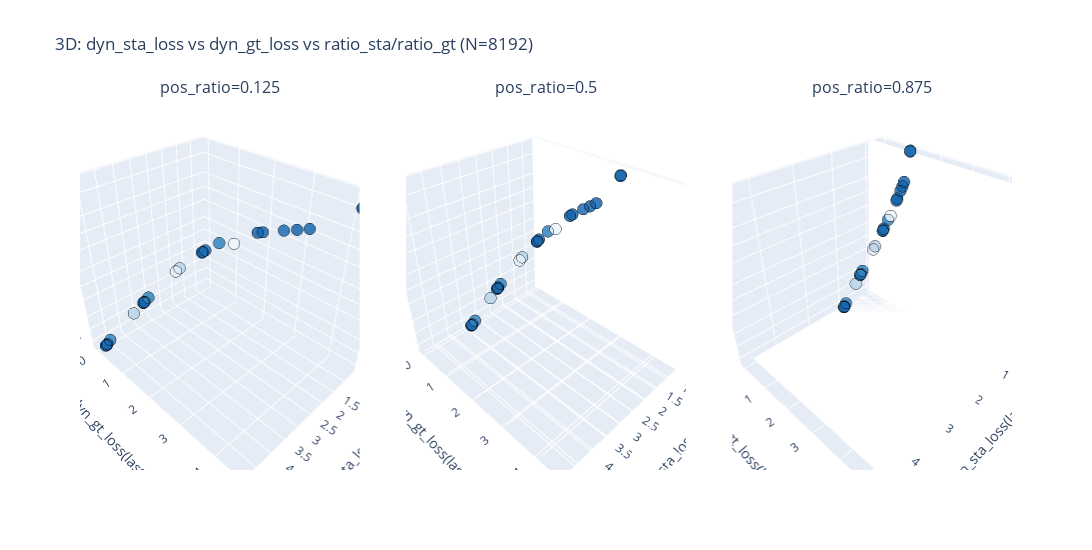

This figure's notebook cell:
### Code cell
import plotly.graph_objects as go
import numpy as np

# ------------------------------------------------------------
# 配置：指定 N
# ------------------------------------------------------------
target_N = 8192
pos_list = ["0.125", "0.5", "0.875"]

# ------------------------------------------------------------
# 收集数据：key = pos_ratio → list of points
# 每个点包含：x_last, y_last, z_value
# ------------------------------------------------------------
plot_data = {p: [] for p in pos_list}

for item in logs:
    if item["N"] != target_N:
        continue
    if item["pos_ratio"] not in pos_list:
        continue

    # 需要存在 loss 序列
    if len(item["dyn_sta"]) == 0 or len(item["dyn_gt"]) == 0:
        continue

    sta_last = item["dyn_sta"][-1]
    gt_last  = item["dyn_gt"][-1]
    dyn_last = item["dyn_dyn"][-1]

    r_dyn = float(item["ratio_dyn"])
    r_sta = float(item["ratio_sta"])
    r_gt  = 1.0 - r_dyn - r_sta
    
    # print(r_dyn, r_sta, r_gt)

    # 避免 ratio_gt=0 导致除以 0
    if r_gt <= 1e-2:
        continue
    if r_sta <= 1e-2:
        continue

    z_val = r_sta / r_gt

    plot_data[item["pos_ratio"]].append({
        "x": sta_last,
        "y": gt_last,
        "z": z_val,
        "ratio_dyn": r_dyn,
        "ratio_sta": r_sta,
        "ratio_gt": r_gt
    })

# ------------------------------------------------------------
# 统一 x/y/z 范围
# ------------------------------------------------------------
all_x = []
all_y = []
all_z = []
for p in pos_list:
    for d in plot_data[p]:
        all_x.append(d["x"])
        all_y.append(d["y"])
        all_z.append(d["z"])

x_min, x_max = min(all_x), max(all_x)
y_min, y_max = min(all_y), max(all_y)
z_min, z_max = min(all_z), max(all_z)
print("Z range:", z_min, z_max)

# 给一点 padding
pad_x = (x_max - x_min) * 0.05
pad_y = (y_max - y_min) * 0.05
pad_z = (z_max - z_min) * 0.05

x_min -= pad_x; x_max += pad_x
y_min -= pad_y; y_max += pad_y
z_min -= pad_z; z_max += pad_z

# ------------------------------------------------------------
# 创建 Plotly subplot（3 行 1 列，3D）
# ------------------------------------------------------------
from plotly.subplots import make_subplots
fig = make_subplots(
    rows=1, cols=3,
    specs=[[{"type": "scene"}, {"type": "scene"}, {"type": "scene"}]],
    horizontal_spacing=0.05,
    subplot_titles=[f"pos_ratio={p}" for p in pos_list]
)

# colormap
cmap = plt.get_cmap("Blues_r")

# ------------------------------------------------------------
# 绘制 3D scatter
# ------------------------------------------------------------
for idx, pos in enumerate(pos_list, start=1):
    data = plot_data[pos]
    if len(data) == 0:
        continue

    xs = np.array([d["x"] for d in data])
    ys = np.array([d["y"] for d in data])
    zs = np.array([d["z"] for d in data])
    cds = np.array([d["ratio_dyn"] for d in data])  # 用 ratio_dyn 当颜色源（可换成 ratio_sta 或 ratio_gt）

    # 颜色映射：ratio_dyn 越大越深
    norm = (cds - cds.min()) / (cds.max() - cds.min() + 1e-12)
    colors = [f"rgb({r*255},{g*255},{b*255})" for (r,g,b,_) in cmap(0.2 + 0.75*norm)]

    fig.add_trace(
        go.Scatter3d(
            x=xs, y=ys, z=zs,
            mode="markers",
            marker=dict(
                size=4,
                color=colors,
                opacity=0.85,
                line=dict(width=1, color="black")
            ),
            text=[
                f"dyn={d['ratio_dyn']:.3f}<br>"
                f"sta={d['ratio_sta']:.3f}<br>"
                f"gt={d['ratio_gt']:.3f}<br>"
                f"z=sta/gt={d['z']:.3f}"
                for d in data
            ],
            hovertemplate="dyn_sta_last=%{x:.3f}<br>dyn_gt_last=%{y:.3f}<br>z=%{z:.3f}<extra></extra>"
        ),
        row=1, col=idx
    )

    # 设置坐标范围
    fig.update_scenes(
        xaxis=dict(range=[x_min, x_max], title="dyn_sta_loss(last)"),
        yaxis=dict(range=[y_min, y_max], title="dyn_gt_loss(last)"),
        zaxis=dict(range=[np.log10(z_min), np.log10(z_max)], title="ratio_sta / ratio_gt", type="log"),
        row=1, col=idx
    )

# ------------------------------------------------------------
# Layout
# ------------------------------------------------------------
fig.update_layout(
    height=550,
    width=1600,
    title=f"3D: dyn_sta_loss vs dyn_gt_loss vs ratio_sta/ratio_gt (N={target_N})",
    showlegend=False
)

fig.show()

### Figure 1 — Plotly figure (JSON) as saved in the notebook; plotly's stock layout.template omitted (floating-point values rounded to 4 significant figures)
{"data": [{"hovertemplate": "dyn_sta_last=%{x:.3f}<br>dyn_gt_last=%{y:.3f}<br>z=%{z:.3f}<extra></extra>", "marker": {"color": ["rgb(183.88235294117646,212.99999999999997,234.05882352941174)", "rgb(29.27450980392157,108.23137254901961,177.27450980392157)", "rgb(183.88235294117646,212.99999999999997,234.05882352941174)", "rgb(52.92941176470589,132.9294117647059,191.26666666666665)", "rgb(24.568627450980387,102.20784313725488,172.5686274509804)", "rgb(23.000000000000004,100.2,171.00000000000003)", "rgb(23.000000000000004,100.2,171.00000000000003)", "rgb(24.568627450980387,102.20784313725488,172.5686274509804)", "rgb(24.568627450980387,102.20784313725488,172.5686274509804)", "rgb(29.27450980392157,108.23137254901961,177.27450980392157)", "rgb(23.000000000000004,100.2,171.00000000000003)", "rgb(23.000000000000004,100.2,171.00000000000003)", "rgb(52.92941176470589,132.9294117647059,191.26666666666665)", "rgb(229.7450980392157,239.95686274509802,249.478431372549)", "rgb(52.92941176470589,132.9294117647059,191.26666666666665)", "rgb(23.000000000000004,100.2,171.00000000000003)", "rgb(29.27450980392157,108.23137254901961,177.27450980392157)", "rgb(29.27450980392157,108.23137254901961,177.27450980392157)", "rgb(23.000000000000004,100.2,171.00000000000003)", "rgb(24.568627450980387,102.20784313725488,172.5686274509804)", "rgb(24.568627450980387,102.20784313725488,172.5686274509804)", "rgb(237.58823529411765,244.9764705882353,251.98823529411763)", "rgb(29.27450980392157,108.23137254901961,177.27450980392157)"], "line": {"color": "black", "width": 1}, "opacity": 0.85, "size": 4}, "mode": "markers", "scene": "scene", "text": ["dyn=0.640<br>sta=0.040<br>gt=0.320<br>z=sta/gt=0.125", "dyn=0.040<br>sta=0.040<br>gt=0.920<br>z=sta/gt=0.043", "dyn=0.640<br>sta=0.160<br>gt=0.200<br>z=sta/gt=0.800", "dyn=0.160<br>sta=0.640<br>gt=0.200<br>z=sta/gt=3.200", "dyn=0.010<br>sta=0.160<br>gt=0.830<br>z=sta/gt=0.193", "dyn=0.000<br>sta=0.900<br>gt=0.100<br>z=sta/gt=9.000", "dyn=0.000<br>sta=0.950<br>gt=0.050<br>z=sta/gt=19.000", "dyn=0.010<br>sta=0.640<br>gt=0.350<br>z=sta/gt=1.829", "dyn=0.010<br>sta=0.950<br>gt=0.040<br>z=sta/gt=23.750", "dyn=0.040<br>sta=0.160<br>gt=0.800<br>z=sta/gt=0.200", "dyn=0.000<br>sta=0.160<br>gt=0.840<br>z=sta/gt=0.190", "dyn=0.000<br>sta=0.640<br>gt=0.360<br>z=sta/gt=1.778", "dyn=0.160<br>sta=0.040<br>gt=0.800<br>z=sta/gt=0.050", "dyn=0.900<br>sta=0.040<br>gt=0.060<br>z=sta/gt=0.667", "dyn=0.160<br>sta=0.160<br>gt=0.680<br>z=sta/gt=0.235", "dyn=0.000<br>sta=0.040<br>gt=0.960<br>z=sta/gt=0.042", "dyn=0.040<br>sta=0.640<br>gt=0.320<br>z=sta/gt=2.000", "dyn=0.040<br>sta=0.900<br>gt=0.060<br>z=sta/gt=15.000", "dyn=0.000<br>sta=0.990<br>gt=0.010<br>z=sta/gt=99.000", "dyn=0.010<br>sta=0.040<br>gt=0.950<br>z=sta/gt=0.042", "dyn=0.010<br>sta=0.900<br>gt=0.090<br>z=sta/gt=10.000", "dyn=0.950<br>sta=0.040<br>gt=0.010<br>z=sta/gt=4.000", "dyn=0.040<br>sta=0.950<br>gt=0.010<br>z=sta/gt=95.000"], "type": "scatter3d", "x": [3.769, 4.679, 2.437, 1.724, 3.457, 1.484, 1.409, 1.959, 1.397, 3.431, 3.471, 1.972, 4.573, 2.509, 3.312, 4.735, 1.914, 1.427, 1.379, 4.7, 1.469, 1.647, 1.379], "y": [0.1966, 0.09081, 0.6481, 1.372, 0.2725, 2.311, 3.235, 1.03, 3.508, 0.2904, 0.2765, 1.017, 0.09792, 0.5768, 0.3175, 0.08897, 1.079, 2.938, 4.469, 0.09165, 2.438, 1.77, 4.456], "z": [0.125, 0.04348, 0.8, 3.2, 0.1928, 9.0, 19.0, 1.829, 23.75, 0.2, 0.1905, 1.778, 0.05, 0.6667, 0.2353, 0.04167, 2.0, 15.0, 99.0, 0.04211, 10.0, 4.0, 95.0]}, {"hovertemplate": "dyn_sta_last=%{x:.3f}<br>dyn_gt_last=%{y:.3f}<br>z=%{z:.3f}<extra></extra>", "marker": {"color": ["rgb(23.000000000000004,100.2,171.00000000000003)", "rgb(52.92941176470589,132.9294117647059,191.26666666666665)", "rgb(183.88235294117646,212.99999999999997,234.05882352941174)", "rgb(52.92941176470589,132.9294117647059,191.26666666666665)", "rgb(23.000000000000004,100.2,171.00000000000003)", "rgb(24.568627450980387,102.20784313725488,172.5686274509804)", "rgb(24.568627450980387,102.20784313725488,172.5686274509804)", "rgb(24.568627450980387,102.20784313725488,172.5686274509804)", "rgb(29.27450980392157,108.23137254901961,177.27450980392157)", "rgb(237.58823529411765,244.9764705882353,251.98823529411763)", "rgb(24.568627450980387,102.20784313725488,172.5686274509804)", "rgb(23.000000000000004,100.2,171.00000000000003)", "rgb(29.27450980392157,108.23137254901961,177.27450980392157)", "rgb(23.000000000000004,100.2,171.00000000000003)", "rgb(23.000000000000004,100.2,171.00000000000003)", "rgb(183.88235294117646,212.99999999999997,234.05882352941174)", "rgb(29.27450980392157,108.23137254901961,177.27450980392157)", "rgb(229.7450980392157,239.95686274509802,249.478431372549)", "rgb(23.000000000000004,100.2,171.00000000000003)", "rgb(29.27450980392157,108.23137254901961,177.27450980392157)", "rgb(52.92941176470589,132.9294117647059,191.26666666666665)", "rgb(29.27450980392157,108.23137254901961,177.27450980392157)", "rgb(24.568627450980387,102.20784313725488,172.5686274509804)"], "line": {"color": "black", "width": 1}, "opacity": 0.85, "size": 4}, "mode": "markers", "scene": "scene2", "text": ["dyn=0.000<br>sta=0.990<br>gt=0.010<br>z=sta/gt=99.000", "dyn=0.160<br>sta=0.640<br>gt=0.200<br>z=sta/gt=3.200", "dyn=0.640<br>sta=0.160<br>gt=0.200<br>z=sta/gt=0.800", "dyn=0.160<br>sta=0.160<br>gt=0.680<br>z=sta/gt=0.235", "dyn=0.000<br>sta=0.040<br>gt=0.960<br>z=sta/gt=0.042", "dyn=0.010<br>sta=0.900<br>gt=0.090<br>z=sta/gt=10.000", "dyn=0.010<br>sta=0.040<br>gt=0.950<br>z=sta/gt=0.042", "dyn=0.010<br>sta=0.640<br>gt=0.350<br>z=sta/gt=1.829", "dyn=0.040<br>sta=0.640<br>gt=0.320<br>z=sta/gt=2.000", "dyn=0.950<br>sta=0.040<br>gt=0.010<br>z=sta/gt=4.000", "dyn=0.010<br>sta=0.950<br>gt=0.040<br>z=sta/gt=23.750", "dyn=0.000<br>sta=0.950<br>gt=0.050<br>z=sta/gt=19.000", "dyn=0.040<br>sta=0.040<br>gt=0.920<br>z=sta/gt=0.043", "dyn=0.000<br>sta=0.900<br>gt=0.100<br>z=sta/gt=9.000", "dyn=0.000<br>sta=0.160<br>gt=0.840<br>z=sta/gt=0.190", "dyn=0.640<br>sta=0.040<br>gt=0.320<br>z=sta/gt=0.125", "dyn=0.040<br>sta=0.900<br>gt=0.060<br>z=sta/gt=15.000", "dyn=0.900<br>sta=0.040<br>gt=0.060<br>z=sta/gt=0.667", "dyn=0.000<br>sta=0.640<br>gt=0.360<br>z=sta/gt=1.778", "dyn=0.040<br>sta=0.160<br>gt=0.800<br>z=sta/gt=0.200", "dyn=0.160<br>sta=0.040<br>gt=0.800<br>z=sta/gt=0.050", "dyn=0.040<br>sta=0.950<br>gt=0.010<br>z=sta/gt=95.000", "dyn=0.010<br>sta=0.160<br>gt=0.830<br>z=sta/gt=0.193"], "type": "scatter3d", "x": [1.059, 1.288, 1.766, 2.373, 3.387, 1.118, 3.37, 1.444, 1.417, 1.23, 1.072, 1.083, 3.355, 1.127, 2.494, 2.701, 1.092, 1.813, 1.455, 2.453, 3.252, 1.058, 2.462], "y": [2.82, 0.9648, 0.4757, 0.2303, 0.0607, 1.609, 0.06263, 0.7375, 0.7658, 1.173, 2.257, 2.095, 0.06518, 1.544, 0.199, 0.1437, 1.909, 0.423, 0.7303, 0.2086, 0.07341, 2.813, 0.2003], "z": [99.0, 3.2, 0.8, 0.2353, 0.04167, 10.0, 0.04211, 1.829, 2.0, 4.0, 23.75, 19.0, 0.04348, 9.0, 0.1905, 0.125, 15.0, 0.6667, 1.778, 0.2, 0.05, 95.0, 0.1928]}, {"hovertemplate": "dyn_sta_last=%{x:.3f}<br>dyn_gt_last=%{y:.3f}<br>z=%{z:.3f}<extra></extra>", "marker": {"color": ["rgb(23.000000000000004,100.2,171.00000000000003)", "rgb(23.000000000000004,100.2,171.00000000000003)", "rgb(24.568627450980387,102.20784313725488,172.5686274509804)", "rgb(23.000000000000004,100.2,171.00000000000003)", "rgb(24.568627450980387,102.20784313725488,172.5686274509804)", "rgb(52.92941176470589,132.9294117647059,191.26666666666665)", "rgb(24.568627450980387,102.20784313725488,172.5686274509804)", "rgb(183.88235294117646,212.99999999999997,234.05882352941174)", "rgb(29.27450980392157,108.23137254901961,177.27450980392157)", "rgb(24.568627450980387,102.20784313725488,172.5686274509804)", "rgb(52.92941176470589,132.9294117647059,191.26666666666665)", "rgb(29.27450980392157,108.23137254901961,177.27450980392157)", "rgb(29.27450980392157,108.23137254901961,177.27450980392157)", "rgb(229.7450980392157,239.95686274509802,249.478431372549)", "rgb(24.568627450980387,102.20784313725488,172.5686274509804)", "rgb(183.88235294117646,212.99999999999997,234.05882352941174)", "rgb(29.27450980392157,108.23137254901961,177.27450980392157)", "rgb(23.000000000000004,100.2,171.00000000000003)", "rgb(23.000000000000004,100.2,171.00000000000003)", "rgb(52.92941176470589,132.9294117647059,191.26666666666665)", "rgb(23.000000000000004,100.2,171.00000000000003)", "rgb(237.58823529411765,244.9764705882353,251.98823529411763)", "rgb(29.27450980392157,108.23137254901961,177.27450980392157)"], "line": {"color": "black", "width": 1}, "opacity": 0.85, "size": 4}, "mode": "markers", "scene": "scene3", "text": ["dyn=0.000<br>sta=0.990<br>gt=0.010<br>z=sta/gt=99.000", "dyn=0.000<br>sta=0.160<br>gt=0.840<br>z=sta/gt=0.190", "dyn=0.010<br>sta=0.950<br>gt=0.040<br>z=sta/gt=23.750", "dyn=0.000<br>sta=0.040<br>gt=0.960<br>z=sta/gt=0.042", "dyn=0.010<br>sta=0.900<br>gt=0.090<br>z=sta/gt=10.000", "dyn=0.160<br>sta=0.640<br>gt=0.200<br>z=sta/gt=3.200", "dyn=0.010<br>sta=0.160<br>gt=0.830<br>z=sta/gt=0.193", "dyn=0.640<br>sta=0.040<br>gt=0.320<br>z=sta/gt=0.125", "dyn=0.040<br>sta=0.900<br>gt=0.060<br>z=sta/gt=15.000", "dyn=0.010<br>sta=0.640<br>gt=0.350<br>z=sta/gt=1.829", "dyn=0.160<br>sta=0.040<br>gt=0.800<br>z=sta/gt=0.050", "dyn=0.040<br>sta=0.040<br>gt=0.920<br>z=sta/gt=0.043", "dyn=0.040<br>sta=0.950<br>gt=0.010<br>z=sta/gt=95.000", "dyn=0.900<br>sta=0.040<br>gt=0.060<br>z=sta/gt=0.667", "dyn=0.010<br>sta=0.040<br>gt=0.950<br>z=sta/gt=0.042", "dyn=0.640<br>sta=0.160<br>gt=0.200<br>z=sta/gt=0.800", "dyn=0.040<br>sta=0.160<br>gt=0.800<br>z=sta/gt=0.200", "dyn=0.000<br>sta=0.640<br>gt=0.360<br>z=sta/gt=1.778", "dyn=0.000<br>sta=0.950<br>gt=0.050<br>z=sta/gt=19.000", "dyn=0.160<br>sta=0.160<br>gt=0.680<br>z=sta/gt=0.235", "dyn=0.000<br>sta=0.900<br>gt=0.100<br>z=sta/gt=9.000", "dyn=0.950<br>sta=0.040<br>gt=0.010<br>z=sta/gt=4.000", "dyn=0.040<br>sta=0.640<br>gt=0.320<br>z=sta/gt=2.000"], "type": "scatter3d", "x": [0.7303, 1.478, 0.7386, 2.006, 0.7584, 0.8392, 1.471, 1.609, 0.7445, 0.9193, 1.936, 1.989, 0.7302, 1.112, 2.003, 1.082, 1.458, 0.9251, 0.7445, 1.412, 0.7641, 0.8106, 0.9043], "y": [1.164, 0.1271, 0.9983, 0.04052, 0.7916, 0.5429, 0.1305, 0.09409, 0.888, 0.4359, 0.0465, 0.04297, 1.162, 0.256, 0.04132, 0.2971, 0.1299, 0.4354, 0.9544, 0.1496, 0.7728, 0.6098, 0.4454], "z": [99.0, 0.1905, 23.75, 0.04167, 10.0, 3.2, 0.1928, 0.125, 15.0, 1.829, 0.05, 0.04348, 95.0, 0.6667, 0.04211, 0.8, 0.2, 1.778, 19.0, 0.2353, 9.0, 4.0, 2.0]}], "layout": {"annotations": [{"font": {"size": 16}, "showarrow": false, "text": "pos_ratio=0.125", "x": 0.15, "xanchor": "center", "xref": "paper", "y": 1, "yanchor": "bottom", "yref": "paper"}, {"font": {"size": 16}, "showarrow": false, "text": "pos_ratio=0.5", "x": 0.5, "xanchor": "center", "xref": "paper", "y": 1, "yanchor": "bottom", "yref": "paper"}, {"font": {"size": 16}, "showarrow": false, "text": "pos_ratio=0.875", "x": 0.85, "xanchor": "center", "xref": "paper", "y": 1, "yanchor": "bottom", "yref": "paper"}], "height": 550, "scene": {"domain": {"x": [0, 0.3], "y": [0, 1]}, "xaxis": {"range": [0.5299, 4.935], "title": {"text": "dyn_sta_loss(last)"}}, "yaxis": {"range": [-0.1809, 4.691], "title": {"text": "dyn_gt_loss(last)"}}, "zaxis": {"range": [null, 2.017], "title": {"text": "ratio_sta / ratio_gt"}, "type": "log"}}, "scene2": {"domain": {"x": [0.35, 0.65], "y": [0, 1]}, "xaxis": {"range": [0.5299, 4.935], "title": {"text": "dyn_sta_loss(last)"}}, "yaxis": {"range": [-0.1809, 4.691], "title": {"text": "dyn_gt_loss(last)"}}, "zaxis": {"range": [null, 2.017], "title": {"text": "ratio_sta / ratio_gt"}, "type": "log"}}, "scene3": {"domain": {"x": [0.7, 1], "y": [0, 1]}, "xaxis": {"range": [0.5299, 4.935], "title": {"text": "dyn_sta_loss(last)"}}, "yaxis": {"range": [-0.1809, 4.691], "title": {"text": "dyn_gt_loss(last)"}}, "zaxis": {"range": [null, 2.017], "title": {"text": "ratio_sta / ratio_gt"}, "type": "log"}}, "showlegend": false, "title": {"text": "3D: dyn_sta_loss vs dyn_gt_loss vs ratio_sta/ratio_gt (N=8192)"}, "width": 1600}}
